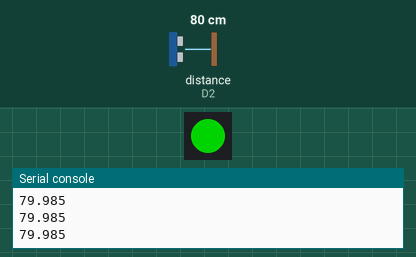
Simulated run of this program. Board: CircuitPython board. Parts: 1 RGB LEDs in strip order, left to right, the last lines printed to the serial console. The test bench sets the inputs (shaded band); at power-on: distance to the obstacle (sensor on D2) 80 cm. The echo pulse lasts 58.3 µs per cm; dim RGB values are drawn brighter than linear.

Above: at 1.2 s.
1.3 s: distance to the obstacle (sensor on D2) set to 23 cm
2.8 s: distance to the obstacle (sensor on D2) set to 18 cm
At 4.1 s:
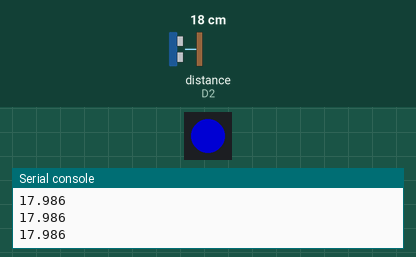
4.4 s: distance to the obstacle (sensor on D2) set to 7 cm
5.9 s: distance to the obstacle (sensor on D2) set to 4 cm
At 7.2 s:
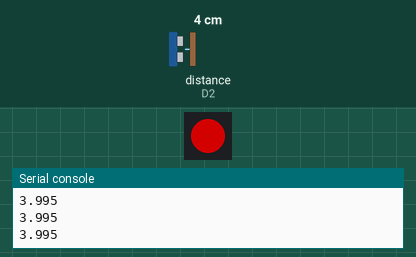
7.5 s: distance to the obstacle (sensor on D2) set to 9 cm
At 8.1 s:
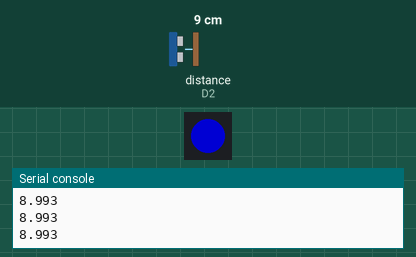
9.1 s: distance to the obstacle (sensor on D2) set to 2 cm
At 10.0 s:
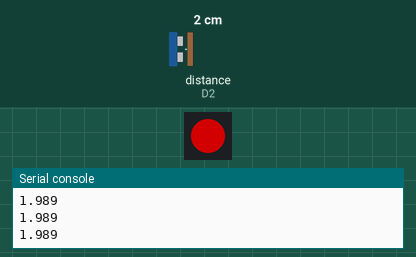
Timing chart, 0 to 11.7 s (numbered marks = the images above; inputs shaded):
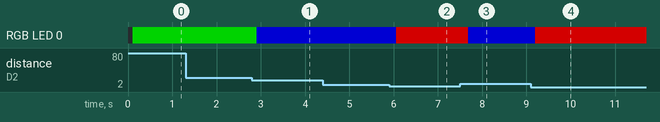

Measured:
- the behaviour switches between 21 and 20 cm on distance to the obstacle (sensor on D2) (found by bisection; images 0 and 1)
- the behaviour switches between 6 and 5 cm on distance to the obstacle (sensor on D2) (found by bisection; images 1 and 2)
- after the input at 2.8 s, RGB LED 0: RGB(0, 127, 0) → RGB(0, 0, 127) after 0.11 s
- after the input at 5.9 s, RGB LED 0: RGB(0, 0, 127) → RGB(127, 0, 0) after 0.16 s
- after the input at 7.5 s, RGB LED 0: RGB(127, 0, 0) → RGB(0, 0, 127) after 0.18 s
- after the input at 9.1 s, RGB LED 0: RGB(0, 0, 127) → RGB(127, 0, 0) after 0.10 s

The program:

Ultrasonic_sensor_Code.py
```python
import time
import board
import adafruit_hcsr04
import neopixel
import simpleio
distance = 0
sonar = adafruit_hcsr04.HCSR04(trigger_pin=board.D3, echo_pin=board.D2)
dot = neopixel.NeoPixel(board.NEOPIXEL, 1)
dot.brightness = 0.5
while True:
    try:
        distance = sonar.distance
        print((distance))
    except RuntimeError:
        print("Retrying!")
    time.sleep(0.1)
    if distance >= 5 and distance <= 20:
        simpleio.map_range(distance,5,20,0,255)
        dot.fill((0, 0, 255))
    else:
        dot.fill((0,255,0))
        if distance <=5 and distance >=0:
            simpleio.map_range(distance,5,0,255,0)
            dot.fill((255, 0, 0))
```
